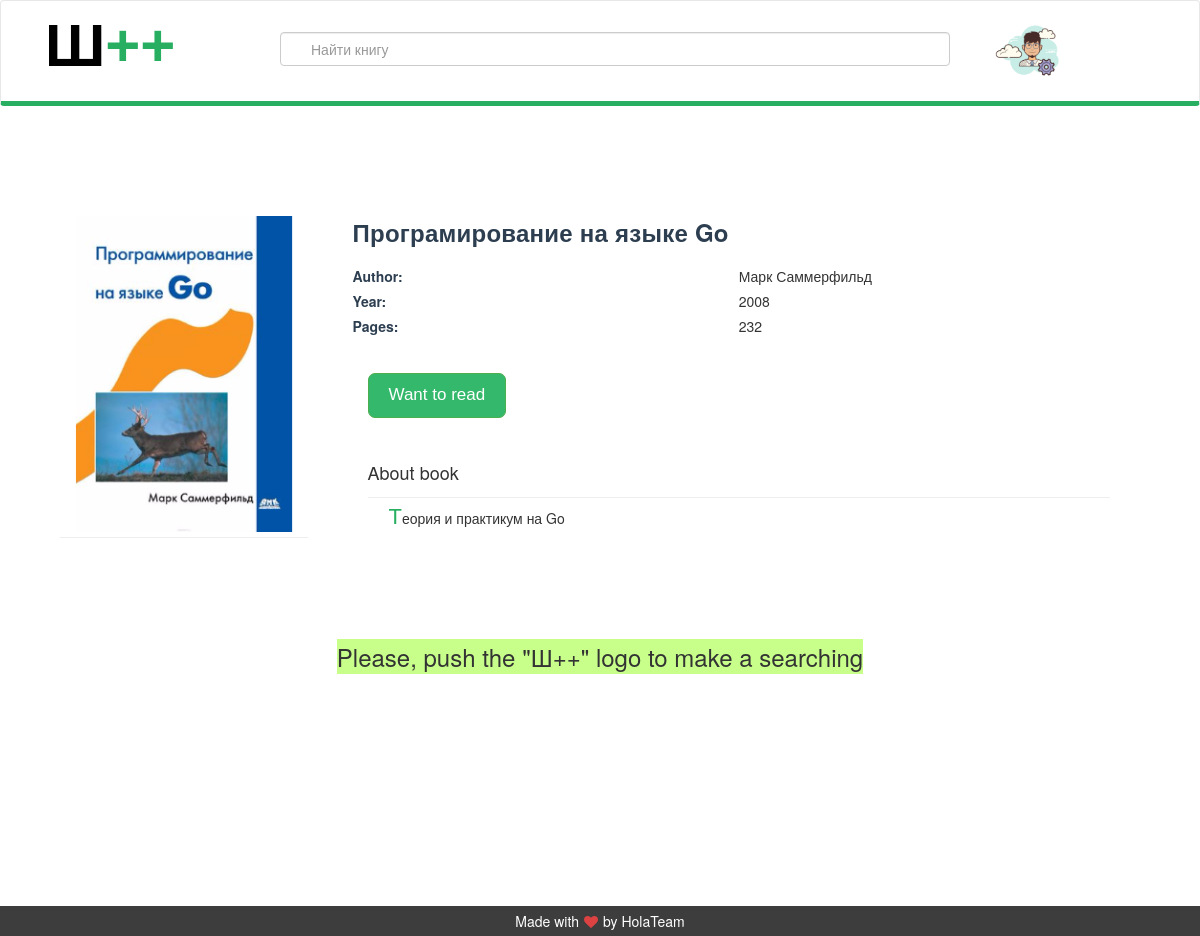
The page /book/2 on the database its author committed.
### tables this page shows
CREATE TABLE `books_list` (
  `id` int NOT NULL AUTO_INCREMENT,
  `name` varchar(255) NOT NULL,
  `year` int NOT NULL,
  `image_name` varchar(255) NOT NULL,
  `description` text NOT NULL,
  `number_of_pages` int NOT NULL,
  `clicks` int NOT NULL,
  `views` int NOT NULL,
  `delete_at` text,
  PRIMARY KEY (`id`)
);

### application/core/View.php (called while the page is built, shortened)
<?php
class View
{
    public $path;
    public $path_to_current_layout = 'application/views/';
    public function __construct($route)
    {
        $this->path = $route['controller'] . '/' . $route['action'];
    }
    public function render($title, $vars = [], $pagination_params = [])
    {
        extract($vars);
        require $this->path_to_current_layout . $this->path . '.php';
    }
}

### application/controllers/UserController.php (called while the page is built, shortened)
<?php
class UserController extends Controller
{
    public function showBookAction()
    {
        $split_url = explode("/", $_SERVER['REQUEST_URI']);
        $id = input_data_handler($split_url[2]);
        $result = $this->model->getBook($id);
        $this->model->addViewing($id);
        $this->view->render('List of books', $result);
    }
}

### index.php (called while the page is built, shortened)
<?php
spl_autoload_register(function ($class) {
    $path = str_replace('\\','/',$class.'.php');
});
$router = new Router;
$router->run();

### application/core/DB.php (called while the page is built, shortened)
<?php
class DB
{
    public $db;
    public function __construct()
    {
        $this->db = new PDO('mysql:host=' . DB_HOST . ';dbname=' . DB_NAME, DB_USER, DB_PASS);
    }
    public function query($sql, $params = [])
    {
        $stmt = $this->db->prepare($sql);
        $stmt->execute();
        return $stmt;
    }
    public function row($sql, $params = [])
    {
        $result = $this->query($sql, $params);
        return $result->fetchAll(PDO::FETCH_ASSOC);
    }
}

### application/models/User.php (called while the page is built, shortened)
<?php
class User extends Model
{
    public function getBook($id)
    {
        $query = "SELECT library_db.books_list.id, library_db.books_list.name,library_db.books_list.year ,
                         library_db.books_list.image_name, library_db.books_list.description,library_db.books_list.number_of_pages,
                         GROUP_CONCAT(author) AS author
                         FROM library_db.books_list
                         LEFT JOIN library_db.pairs_id AS p ON books_list.id = p.book_id
                         LEFT JOIN library_db.authors AS a ON p.author_id = a.id
                         WHERE books_list.id = '$id'
                         GROUP BY books_list.id";
        $result = $this->db->row($query);
        return $result[0];
    }
    public function addViewing($id)
    {
        $query = "UPDATE library_db.books_list SET views = views+1 WHERE id ='$id'";
        $this->db->query($query);
    }
}

### application/core/Model.php (called while the page is built, shortened)
<?php
class Model
{
    public function __construct()
    {
        $this->db = new DB();
    }
}

### application/views/user/showBook.php (the view, shortened to what this page needs)
<section id="main" class="main-wrapper">
    <div class="container">
        <div id="content" class="book_block col-xs-12 col-sm-12 col-md-12 col-lg-12">
            <div id="id" book-id="<?php echo $id ?>">
                <div id="bookImg" class="col-xs-12 col-sm-3 col-md-3 item" style="margin:;"><img
                            src="/public/images/<?php echo $image_name ?>" alt="Responsive image"
                            class="img-responsive">
                    <hr>
                </div>
                <div class="col-xs-12 col-sm-9 col-md-9 col-lg-9 info">
                    <div class="bookInfo col-md-12">
                        <div id="title" class="titleBook"><?php echo $name ?></div>
                    </div>
                    <div class="col-xs-12 col-sm-12 col-md-12 col-lg-12">
                        <div class="bookLastInfo">
                            <div class="bookRow"><span class="properties">Author:</span><span
                                        id="author"><?php echo $author ?></span></div>
                            <div class="bookRow"><span class="properties">Year:</span><span
                                        id="year"><?php echo $year ?></span></div>
                            <div class="bookRow"><span class="properties">Pages:</span><span
                                        id="pages"><?php echo $number_of_pages ?></span></div>
                        </div>
                        <div class="btnBlock col-xs-12 col-sm-12 col-md-12">
                            <button type="button" class="btnBookID btn-lg btn btn-success">Want to read</button>
                        </div>
                        <div class="bookDescription col-xs-12 col-sm-12 col-md-12 hidden-xs hidden-sm"
                             style="margin-bottom: 100px">
                            <h4>About book</h4>
                            <hr>
                            <p id="description"><?php echo $description ?></p>
                        </div>
                    </div>
                </div>
            </div>
            <div style="text-align: center;">
                <span style="font-size: x-large; background-color:#c8ff8b ">
                     <?php echo "Please, push the " . "\"" . "Ш++" . "\"" . " logo to make a searching" ?>
                </span>
            </div>
        </div>
</section>

### public/styles/style.css (style rules this page uses)
* { margin: 0; padding: 0; }
html, body { font-family: 'PT Sans', Arial, sans-serif; line-height: 1.5; font-size: 100%; margin: 0; padding: 0; height: 100%; background-color: white; color: #2c3e50; color: #2c3e50; }
.btn-success { color: #fff; background-color: #27ae60; border-color: #31b167; }
.main-wrapper { position: relative; min-height: 100%; height: auto !important; height: 100%; padding: 10px 0 20px 0; }
.main-wrapper .book_block { margin-top: 80px; }
.main-wrapper .book_block #id { margin-top: 20px; }
.main-wrapper .book_block #id .item { text-align: -webkit-center; }
.main-wrapper .book_block #id .item img { width: 220px; height: auto; }
.main-wrapper .book_block #id .item hr { margin: 5px 0; }
.main-wrapper .book_block #id .info .bookInfo { color: #2c3e50; font-size: 14px; }
.main-wrapper .book_block #id .info .bookInfo .titleBook { font-weight: 600; font-size: 24px; line-height: 32px; letter-spacing: 0.01em; margin-bottom: 20px; width: 80%; }
.main-wrapper .book_block #id .bookLastInfo { display: table; table-layout: fixed; width: 100%; }
.main-wrapper .book_block #id .bookLastInfo .bookRow { display: table-row; padding-bottom: 10px; line-height: 17px; font-size: 14px; white-space: nowrap; text-overflow: ellipsis; overflow: hidden; }
.main-wrapper .book_block #id .bookLastInfo .bookRow .properties { display: table-cell; padding-right: 19px; padding-bottom: 8px; color: #2c3e50; word-break: break-word; font-weight: 600; }
.main-wrapper .book_block #id .btnBookID { margin-top: 30px; margin-bottom: 30px; font-family: Arial, sans-serif; color: white; font-size: 17px; text-decoration: none; border-radius: 7px; background: #34b96c; padding: 10px 20px; -webkit-border-image: initial; -o-border-image: initial; border-image: initial; outline: none; }
.main-wrapper .book_block #id h4 { padding: 5px 0; font-weight: 500; }
.main-wrapper .book_block #id hr { margin: 5px 0; }
.main-wrapper .book_block #id .bookDescription #description { font-size: 14px; text-align: left; text-indent: 1.5em; line-height: 24px; }
.main-wrapper .book_block #id .bookDescription p:first-letter { font-size: 22px; color: #27ae60; }
.main-wrapper #id { margin-top: 20px; }
.main-wrapper #id #bookImg { text-align: -webkit-center; }
.main-wrapper #id #bookImg img { width: 220px; height: auto; }
.main-wrapper #id .bookInfo { color: #2c3e50; font-size: 14px; }
.main-wrapper #id .bookInfo .titleBook { font-weight: 600; font-size: 24px; line-height: 32px; letter-spacing: .01em; margin-bottom: 20px; width: 80%; }

### rows shown on the page
books_list: image_name (picture), name "Програмирование на языке Go", year "2008", number_of_pages "232", description "Теория и практикум на Go"

### other values the page prints
$author "Марк Саммерфильд"
